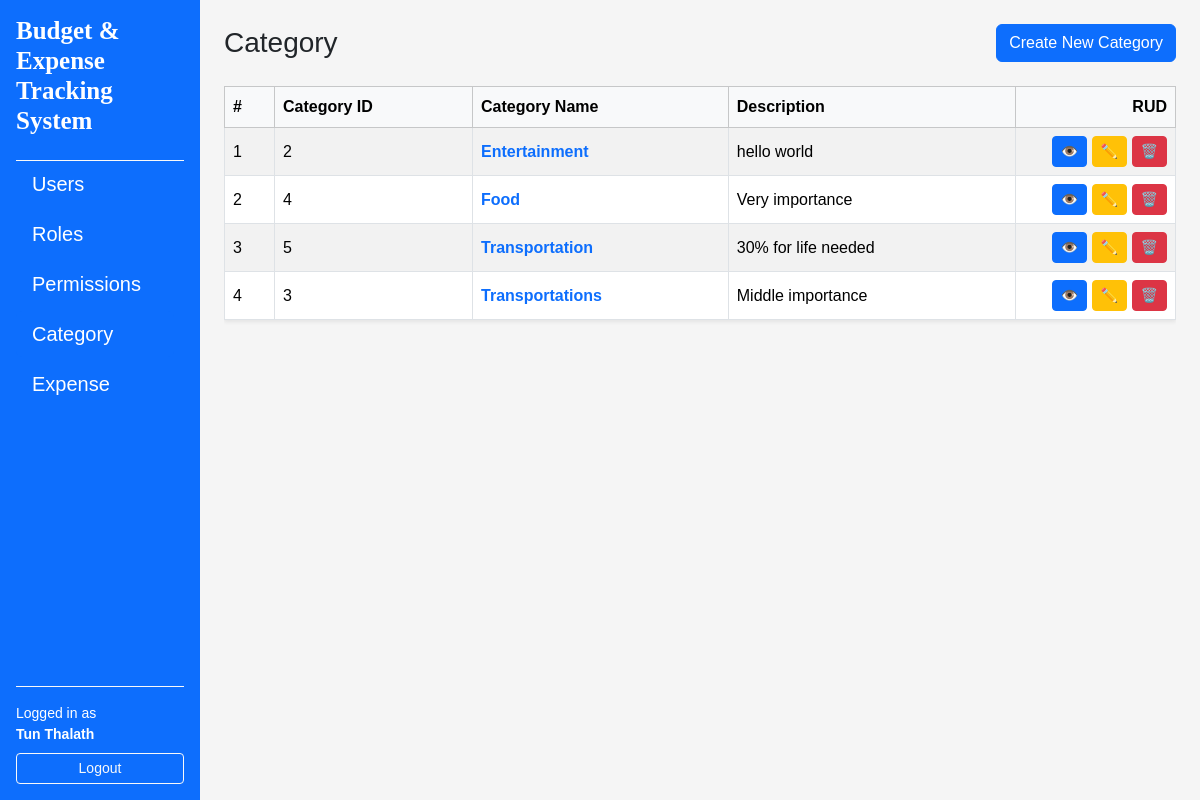
Before: /categories/ (signed in) with the older database file.
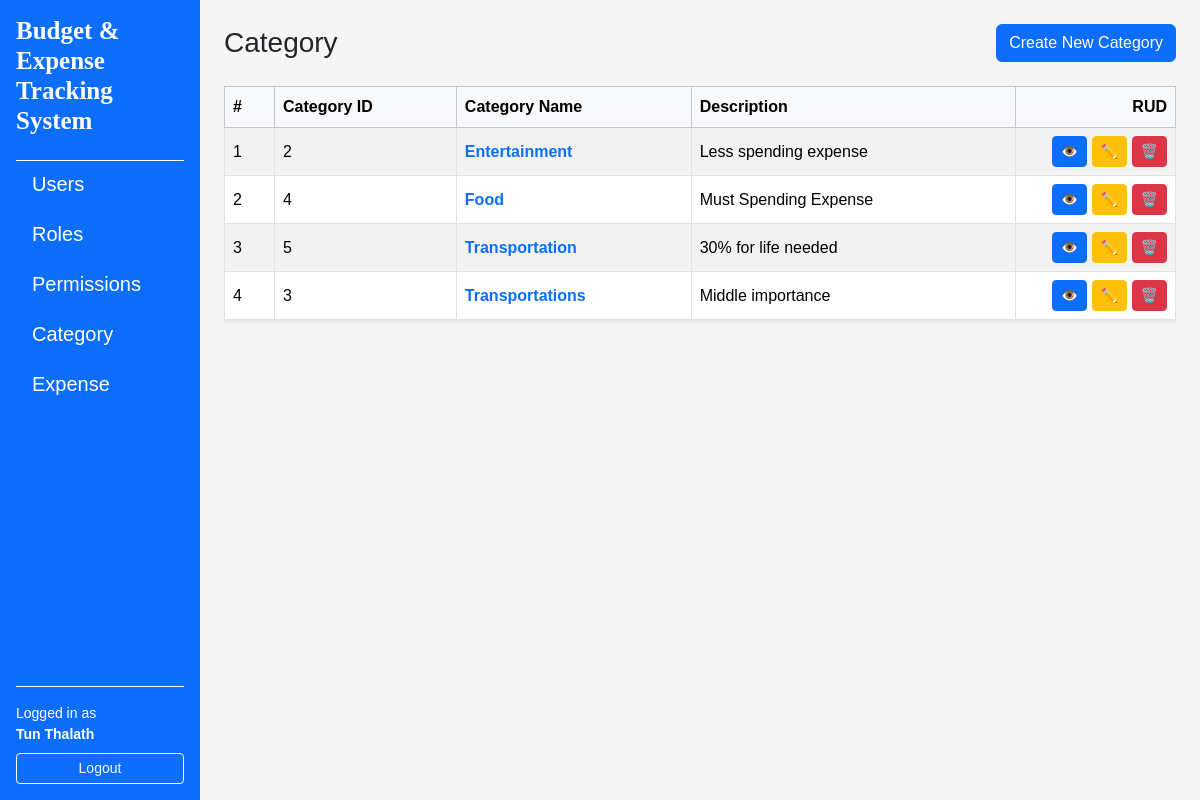
After: the same page with the newer database file.
### app/models/categories.py (models this page shows, shortened)
class Category(db.Model):
    __tablename__="categories"
    id = db.Column(db.Integer, primary_key=True)
    name = db.Column(db.String(15), unique=True, nullable=False)
    description = db.Column(db.String(255))
    created_at = db.Column(db.DateTime, default=datetime.utcnow, nullable=False)
    updated_at = db.Column(db.DateTime, default=datetime.utcnow, onupdate=datetime.utcnow, nullable=False)
    expenses = db.relationship("Expense", secondary=expense_categories, back_populates="categories")

### app/routes/category_routes.py (the view)
@category_bp.route("/")
@login_required
def index():
    categories = CategoryService.get_all()
    if categories is None:
        abort(404)
    return render_template("categories/index.html", categories=categories)

### app/services/category_services.py (called while the page is built)
    @staticmethod
    def get_all() -> List[Category]:
        return Category.query.order_by(Category.name.asc()).all()

### app/templates/categories/index.html (shortened to what this page needs)
{% extends "layouts/base.html" %}
{% block content %}
<div class="d-flex justify-content-between align-items-center mb-4">
    <h1 class="h3 mb-0">Category</h1>
    <a href="{{ url_for('categories.create') }}" class="btn btn-primary">Create New Category</a>
</div>
{% if categories %}
<div class="table-responsive">
    <table class="table table-striped table-bordered align-middle shadow-sm">
        <thead class="table-light">
            <tr>
                <th style="width: 50px">#</th>
                <th>Category ID</th>
                <th>Category Name</th>
                <th>Description</th>
                <th class="text-end" style="width: 160px">RUD</th>
            </tr>
        </thead>
        <tbody>
            {% for category in categories %}
            <tr>
                <td>{{ loop.index }}</td>
                <td>{{ category.id }}</td>
                <td>
                    <a
                        href="{{ url_for('categories.detail', category_id=category.id) }}"
                        class="text-decoration-none fw-semibold"
                    >
                    {{ category.name }}
                    </a>
                </td>
                <td>{{ category.description }}</td>
                <td class="text-end">
                    <a
                        href="{{ url_for('categories.detail', category_id = category.id) }}"
                        class="btn btn-sm btn-primary"
                        title="Edit"
                    >
                    👁️
                    </a>
                    <a
                        href="{{ url_for('categories.edit', category_id = category.id) }}"
                        class="btn btn-sm btn-warning"
                        title="Edit"
                    >
                    ✏️
                    </a>
                    <a
                        href="{{ url_for('categories.delete_confirm', category_id = category.id) }}"
                        class="btn btn-sm btn-danger"
                        title="Delete"
                    >
                    🗑️
                    </a>
                </td>
            </tr>
            {% endfor %}
        </tbody>
    </table>
</div>
{% else %}
<div class="alert alert-info">
    No users found
    <a href="{{ url_for('categories.create') }}">Create the first Category</a>.
</div>
{% endif %}
{% endblock %}

Changed rows visible on the page:
changed Category "Entertainment": description "hello world" → "Less spending expense"
changed Category "Food": description "Very importance" → "Must Spending Expense"
